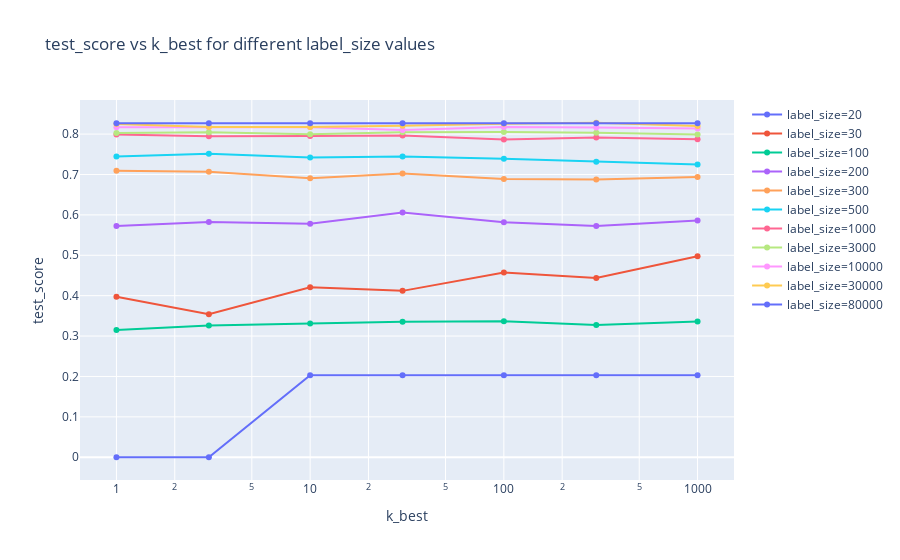

The code cell stored with this chart in its notebook:
### Code cell
plot_scores(st_tune_kb_scores_df, 'k_best', 'test_score', 'label_size').show()

### Figure 1 — Plotly figure (JSON) as saved in the notebook; plotly's stock layout.template omitted (floating-point values rounded to 4 significant figures)
{"data": [{"mode": "lines+markers", "name": "label_size=20", "type": "scatter", "x": [1, 3, 10, 30, 100, 300, 1000], "y": [0, 0, 0.203, 0.203, 0.203, 0.203, 0.203]}, {"mode": "lines+markers", "name": "label_size=30", "type": "scatter", "x": [1, 3, 10, 30, 100, 300, 1000], "y": [0.3972, 0.354, 0.4206, 0.4119, 0.4573, 0.4435, 0.4976]}, {"mode": "lines+markers", "name": "label_size=100", "type": "scatter", "x": [1, 3, 10, 30, 100, 300, 1000], "y": [0.3149, 0.326, 0.3308, 0.3353, 0.3369, 0.3272, 0.3361]}, {"mode": "lines+markers", "name": "label_size=200", "type": "scatter", "x": [1, 3, 10, 30, 100, 300, 1000], "y": [0.5725, 0.5826, 0.5781, 0.6057, 0.5816, 0.5723, 0.5862]}, {"mode": "lines+markers", "name": "label_size=300", "type": "scatter", "x": [1, 3, 10, 30, 100, 300, 1000], "y": [0.7091, 0.7068, 0.6909, 0.7027, 0.6891, 0.6874, 0.6936]}, {"mode": "lines+markers", "name": "label_size=500", "type": "scatter", "x": [1, 3, 10, 30, 100, 300, 1000], "y": [0.7444, 0.7515, 0.7418, 0.7446, 0.7388, 0.7316, 0.7249]}, {"mode": "lines+markers", "name": "label_size=1000", "type": "scatter", "x": [1, 3, 10, 30, 100, 300, 1000], "y": [0.7992, 0.7945, 0.7952, 0.7965, 0.7864, 0.7915, 0.7872]}, {"mode": "lines+markers", "name": "label_size=3000", "type": "scatter", "x": [1, 3, 10, 30, 100, 300, 1000], "y": [0.8025, 0.8046, 0.7997, 0.8043, 0.8054, 0.8036, 0.7992]}, {"mode": "lines+markers", "name": "label_size=10000", "type": "scatter", "x": [1, 3, 10, 30, 100, 300, 1000], "y": [0.8172, 0.8172, 0.817, 0.8101, 0.8173, 0.8162, 0.8139]}, {"mode": "lines+markers", "name": "label_size=30000", "type": "scatter", "x": [1, 3, 10, 30, 100, 300, 1000], "y": [0.825, 0.8172, 0.8175, 0.8205, 0.8257, 0.8281, 0.8201]}, {"mode": "lines+markers", "name": "label_size=80000", "type": "scatter", "x": [1, 3, 10, 30, 100, 300, 1000], "y": [0.8271, 0.8271, 0.8271, 0.8271, 0.8271, 0.8271, 0.8271]}], "layout": {"title": {"text": "test_score vs k_best for different label_size values"}, "xaxis": {"title": {"text": "k_best"}, "type": "log"}, "yaxis": {"title": {"text": "test_score"}}}}
